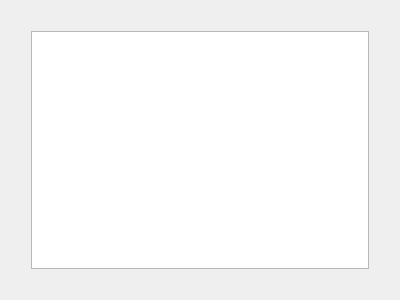
<?xml version="1.0" encoding="UTF-8"?>
<ui version="4.0">
 <class>Dialog_progress</class>
 <widget class="QDialog" name="Dialog_progress">
  <property name="geometry">
   <rect>
    <x>0</x>
    <y>0</y>
    <width>400</width>
    <height>300</height>
   </rect>
  </property>
  <property name="contextMenuPolicy">
   <enum>Qt::DefaultContextMenu</enum>
  </property>
  <property name="windowTitle">
   <string>Progress</string>
  </property>
  <property name="whatsThis">
   <string/>
  </property>
  <property name="modal">
   <bool>false</bool>
  </property>
  <layout class="QGridLayout" name="gridLayout_2">
   <item row="1" column="2">
    <spacer name="verticalSpacer_2">
     <property name="orientation">
      <enum>Qt::Vertical</enum>
     </property>
     <property name="sizeHint" stdset="0">
      <size>
       <width>20</width>
       <height>40</height>
      </size>
     </property>
    </spacer>
   </item>
   <item row="0" column="1">
    <spacer name="horizontalSpacer_2">
     <property name="orientation">
      <enum>Qt::Horizontal</enum>
     </property>
     <property name="sizeHint" stdset="0">
      <size>
       <width>40</width>
       <height>20</height>
      </size>
     </property>
    </spacer>
   </item>
   <item row="2" column="1">
    <spacer name="horizontalSpacer">
     <property name="orientation">
      <enum>Qt::Horizontal</enum>
     </property>
     <property name="sizeHint" stdset="0">
      <size>
       <width>40</width>
       <height>20</height>
      </size>
     </property>
    </spacer>
   </item>
   <item row="1" column="0">
    <spacer name="verticalSpacer">
     <property name="orientation">
      <enum>Qt::Vertical</enum>
     </property>
     <property name="sizeHint" stdset="0">
      <size>
       <width>20</width>
       <height>40</height>
      </size>
     </property>
    </spacer>
   </item>
   <item row="1" column="1">
    <widget class="QPlainTextEdit" name="plainTextEdit_progress"/>
   </item>
  </layout>
 </widget>
 <resources/>
 <connections/>
</ui>
